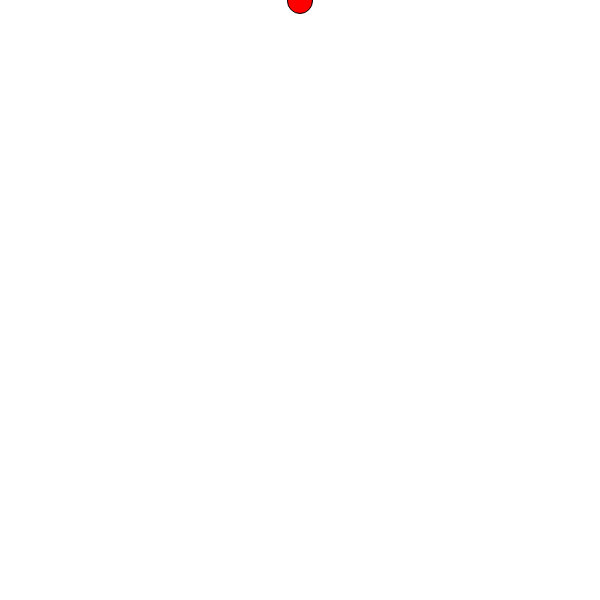
Frame 1 (no input)
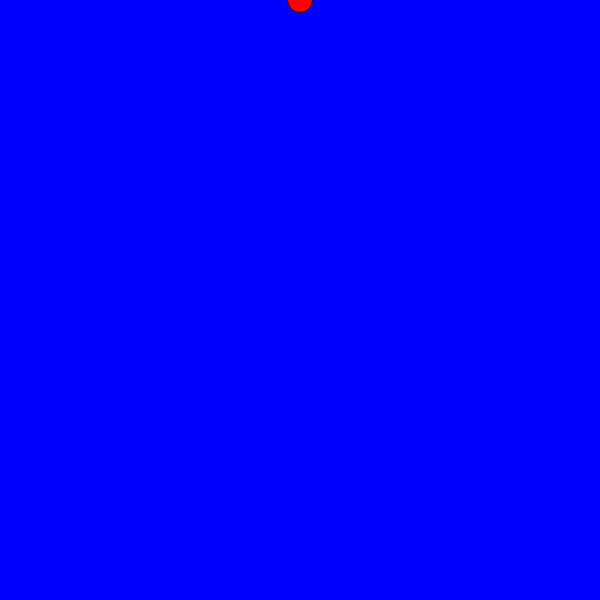
Frame 60 (no input)
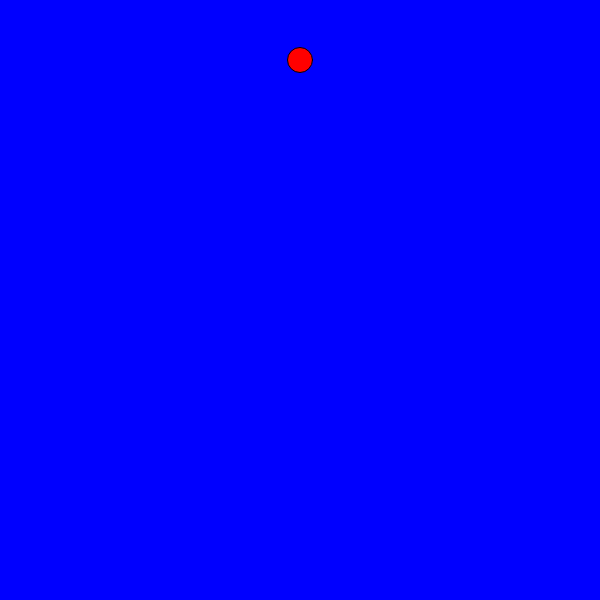
Frame 120 (the mouse pressed at the canvas centre since frame 60)

The p5.js sketch that drew these frames (run headless with seeded random() and noise() and a simulated clock; from frame 60 on, the mouse is pressed at the canvas centre):

// p5.js sketch
// ── sketch.js
var counter = 0;
var ballDir = false;

var bgColor = "white";

function setup() {
    createCanvas(600, 600);
     
}

function draw() {
   background(bgColor);
    //you can make it fast by increasing plus one
    //    counter = counter + 1;

    //    counter = counter - 1;

    //    if(counter < width){counter = counter + 1}

    if (counter <= 0) { //limit one
        ballDir = true;
        console.log("left hit" + counter)
    }
    if (counter >= height) { //limit two
        ballDir = false;
        console.log("right hit" + counter)
    }
    //    if(ballDir == true){counter= counter + 1
    //        
    //    }
    //    
    //        if(ballDir == false){counter= counter - 1
    //        
    //    }
    if (ballDir == true) {
        counter = counter + 1;
    } else {
        counter = counter - 1;
    }

    //for ball to change color
    if (counter >= 0 && counter <= 200) {
        fill("red");
    } else if (counter > 200 && counter <= 400) {
        fill("green");
    } else if (counter > 400 && counter <= width) {
        fill("pink");

    } else {
        fill("yellow");
    }
    //    console.log(counter





    //  step 1 but now connecting it to counter  ellipse(0, height/2, 25, 25);
    // fill('blue')
    //an if statement in parentheses is the stament that is being evaluated in curly braces is what it is going to do based on that
    //    if(counter > width){ counter = 0;
    //        
    //    }
    
    
     

   
    if(mouseY > height/2){
        bgColor = "orange";
    
    }else{
       bgColor = "blue";
    }

    if(mouseY < height/2){ballDir = false;}
    if(mouseY >= height/2){ballDir = true; }

    ellipse(width/2, counter, 25, 25);
}
